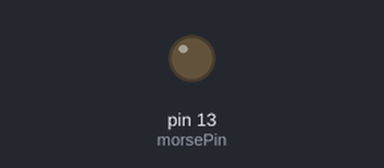
This sketch was run on a simulated Arduino Uno, built with avr-gcc and run on an emulated ATmega328P. Parts: output pins drawn as LEDs (lit = HIGH).

Above: at 1.0 s.
At 25.1 s:
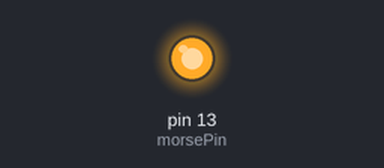
Timing chart, 0 to 27.6 s (numbered marks = the images above):
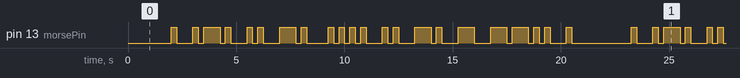

The sketch:

P01_MorseApp.ino
```cpp
#include "Morse.h"
#define morseString  "Erin Hintze"
#define morsePin 13

Morse morse(morsePin);

void setup()
{
  // No setup
}


void loop()
{
  delay(2000);
  morse.stringGen(morseString);
}
```

Morse.cpp
```cpp
/*
 * Morse.cpp For using the class
 */

#include "Arduino.h"
#include "Morse.h"

Morse::Morse(int morsePin)
{
  _morsePin = morsePin;
   pinMode(_morsePin, OUTPUT);
}

void Morse::dot()
{
  digitalWrite(_morsePin, HIGH);
  delay(250);
  digitalWrite(_morsePin, LOW);
  delay(250);
}

void Morse::dash()
{
  digitalWrite(_morsePin, HIGH);
  delay(750);
  digitalWrite(_morsePin, LOW);
  delay(250);
}

void Morse::lspace()
{
  delay(500);
}

void Morse::wspace()
{
  delay(250);
}

void Morse::stringGen(String str)
{
  // Loop over each character of the string
  for (int i = 0; i < str.length(); i++) {
    char ch = str.charAt(i); // Store the value of the current character
    if (ch == '.'){
	    return; // If current character is a period, end morse code translation
    }
    charGen(ch); // Output morse for the current character
    if (ch != ' ') {
      lspace(); // If the current character is not a space, do a letter space delay
    }
  }
}

void Morse::charGen(char ch)
{
  switch(ch) {
    case 'A' :
    case 'a' :
      dot();
      dash();
      break;
    case 'B' :
    case 'b' :
      dash();
      dot();
      dot();
      dot();
      break;
    case 'C' :
    case 'c' :
      dash();
      dot();
      dash();
      dot();
      break;
    case 'D' :
    case 'd' :
      dash();
      dot();
      dot();
      break;
    case 'E' :
    case 'e' :
      dot();
      break;
    case 'F' :
    case 'f' :
      dot();
      dot();
      dash();
      dot();
      break;
    case 'G' :
    case 'g' :
      dash();
      dash();
      dot();
      break;
    case 'H' :
    case 'h' :
      dot();
      dot();
      dot();
      dot();
      break;
    case 'I' :
    case 'i' :
      dot();
      dot();
      break;
    case 'J' :
    case 'j' :
      dot();
      dash();
      dash();
      dash();
      break;
    case 'K' :
    case 'k' :
      dash();
      dot();
      dash();
      break;
    case 'L' :
    case 'l' :
      dot();
      dash();
      dot();
      dot();
      break;
    case 'M' :
    case 'm' :
      dash();
      dash();
      break;
    case 'N' :
    case 'n' :
      dash();
      dot();
      break;
    case 'O' :
    case 'o' :
      dash();
      dash();
      dash();
      break;
    case 'P' :
    case 'p' :
      dot();
      dash();
      dash();
      dot();
      break;
    case 'Q' :
    case 'q' :
      dash();
      dash();
      dot();
      dash();
      break;
    case 'R' :
    case 'r' :
      dot();
      dash();
      dot();
      break;
    case 'S' :
    case 's' :
      dot();
      dot();
      dot();
      break;
    case 'T' :
    case 't' :
      dash();
      break;
    case 'U' :
    case 'u' :
      dot();
      dot();
      dash();
      break;
    case 'V' :
    case 'v' :
      dot();
      dot();
      dot();
      dash();
      break;
    case 'W' :
    case 'w' :
      dot();
      dash();
      dash();
      break;
    case 'X' :
    case 'x' :
      dash();
      dot();
      dot();
      dash();
      break;
    case 'Y' :
    case 'y' :
      dash();
      dot();
      dash();
      dash();
      break;
    case 'Z' :
    case 'z' :
      dash();
      dash();
      dot();
      dot();
      break;
    case '1' :
      dot();
      dash();
      dash();
      dash();
      dash();
      break;
    case '2' :
      dot();
      dot();
      dash();
      dash();
      dash();
      break;
    case '3' :
      dot();
      dot();
      dot();
      dash();
      dash();
      break;
    case '4' :
      dot();
      dot();
      dot();
      dot();
      dash();
      break;
    case '5' :
      dot();
      dot();
      dot();
      dot();
      dot();
      break;
    case '6' :
      dash();
      dot();
      dot();
      dot();
      dot();
      break;
    case '7' :
      dash();
      dash();
      dot();
      dot();
      dot();
      break;
    case '8' :
      dash();
      dash();
      dash();
      dot();
      dot();
      break;
    case '9' :
      dash();
      dash();
      dash();
      dash();
      dot();
      break;
    case '0' :
      dash();
      dash();
      dash();
      dash();
      dash();
      break;
    case ' ' :
      wspace();
      break;
  }
}
```

Morse.h
```cpp
/*
 * Morse.h for craeting Morse Codes
 */
#ifndef Morse_h
#define Morse_h

#include "Arduino.h"

class Morse
{
  public:
    Morse(int morsePin);
    void dot();
    void dash();
    void lspace();
    void wspace();
    void charGen(char);
    void stringGen(String morseString);
  private:
    int _morsePin;
};

#endif
```

Measured:
- by itself, pin 13 (morsePin): moves between LOW and HIGH, repeating every 21.3 s
- by itself, everything shown: repeats every 21.3 s, in 44 steps
